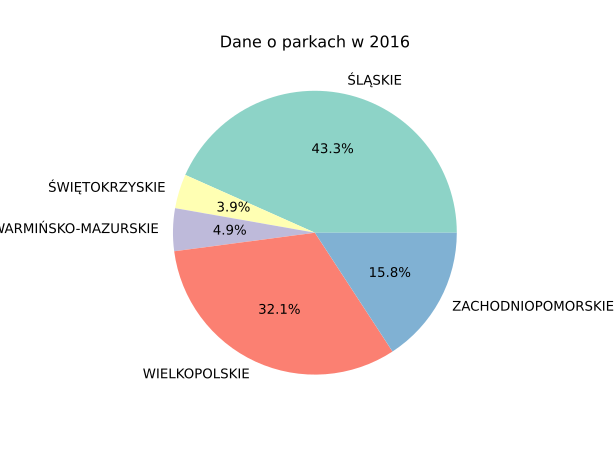

This chart was generated by the following Python code:
import pandas as pd
from sqlite3 import connect
import matplotlib.pyplot as plt

conn = connect('parki13.db')
data = pd.read_sql("SELECT * FROM DANE", con=conn)
rok16 = data[data["Rok"]== 2016]
wojew = rok16.loc[37:]

cmap = plt.colormaps['Set3']
kolory = [cmap(i) for i in range(5)]

plt.pie(wojew["Wartosc"], labels=wojew["Nazwa"], colors=kolory, autopct="%1.1f%%")
plt.title("Dane o parkach w 2016")
plt.savefig("zad2.svg")
plt.show()